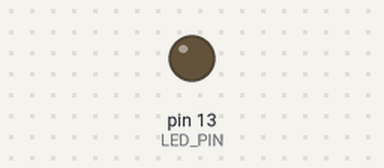
This sketch was run on a simulated Arduino Uno, built with avr-gcc and run on an emulated ATmega328P. On the bench: output pins drawn as LEDs (lit = HIGH).

Above: at 0.15 s.
Timing chart, 0 to 1.6 s (numbered marks = the images above):
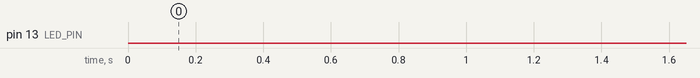

The sketch:

freq_test.ino
```cpp
int LED_PIN = 13;

void setup() {
  Serial.begin(9600);
  pinMode(LED_PIN, OUTPUT);

}

void loop() {


  float startTime = micros();
  float f = 40;
  float lightTime = 400;

  digitalWrite(LED_PIN, LOW);

  float millisDelay = ((1/f) * 1000 ) - (lightTime/1000);
  float microDelay = (millisDelay - floor(millisDelay)) * 1000;


  delay(floor(millisDelay));
  delayMicroseconds(round(microDelay));
  digitalWrite(LED_PIN, HIGH);
  delayMicroseconds(lightTime);


  //Serial.println(microDelay);
  //Serial.println((microDelay/1000) + (lightTime/1000) + floor(millisDelay));
}
```
